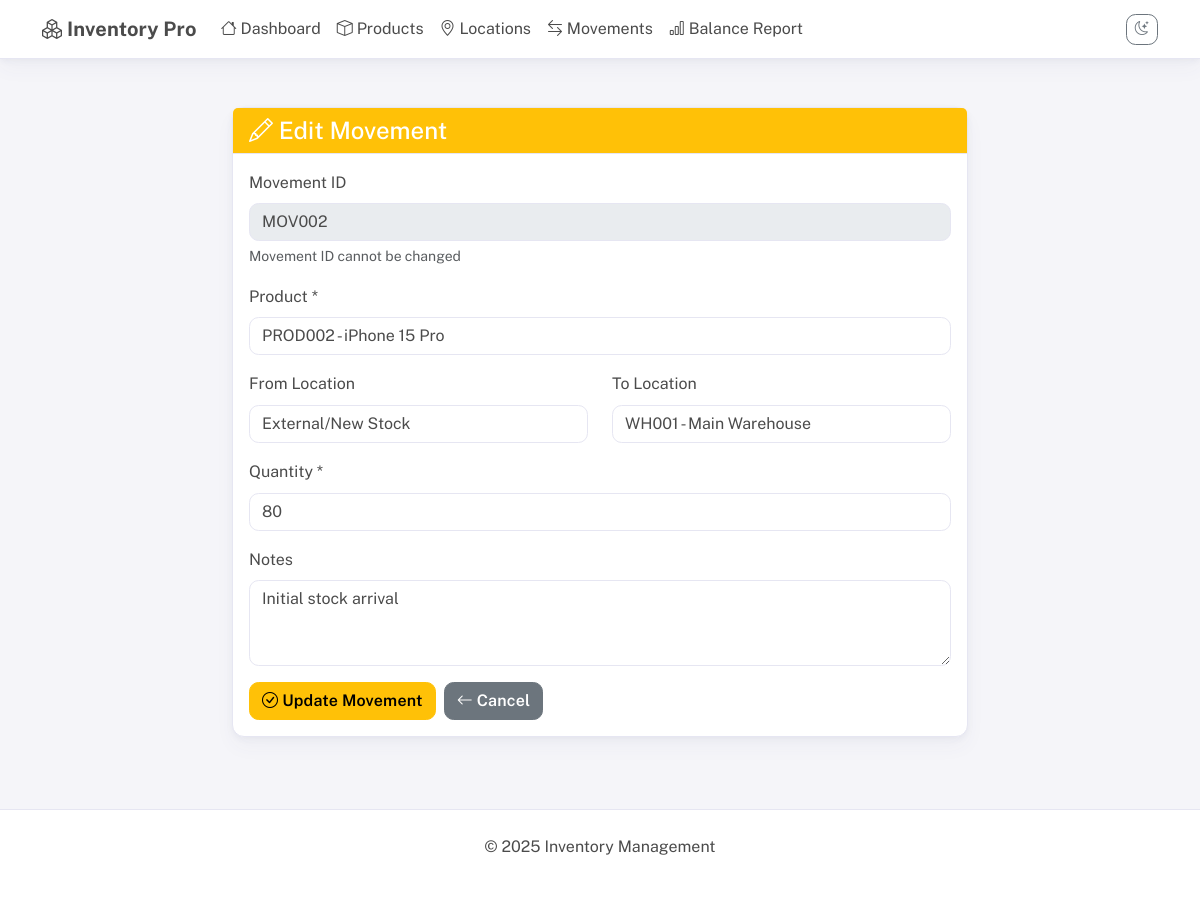
The page /movements/edit/MOV002 on the database its author committed.
### app.py (models this page shows, shortened)
class ProductMovement(db.Model):
    movement_id = db.Column(db.String(50), primary_key=True)
    timestamp = db.Column(db.DateTime, default=datetime.utcnow, nullable=False)
    from_location = db.Column(db.String(50), db.ForeignKey('location.location_id'), nullable=True)
    to_location = db.Column(db.String(50), db.ForeignKey('location.location_id'), nullable=True)
    product_id = db.Column(db.String(50), db.ForeignKey('product.product_id'), nullable=False)
    qty = db.Column(db.Integer, nullable=False)
    notes = db.Column(db.Text)
    product = db.relationship('Product', backref='movements')
    from_loc = db.relationship('Location', foreign_keys=[from_location], backref='outgoing_movements')
    to_loc = db.relationship('Location', foreign_keys=[to_location], backref='incoming_movements')

class Product(db.Model):
    product_id = db.Column(db.String(50), primary_key=True)
    name = db.Column(db.String(100), nullable=False)
    description = db.Column(db.Text)
    created_at = db.Column(db.DateTime, default=datetime.utcnow)

class Location(db.Model):
    location_id = db.Column(db.String(50), primary_key=True)
    name = db.Column(db.String(100), nullable=False)
    address = db.Column(db.Text)
    created_at = db.Column(db.DateTime, default=datetime.utcnow)

### app.py (the view, shortened to what this page needs)
@app.route('/movements/edit/<movement_id>', methods=['GET', 'POST'])
def edit_movement(movement_id):
    movement = ProductMovement.query.get_or_404(movement_id)
    products = Product.query.all()
    locations = Location.query.all()
    return render_template('edit_movement.html', movement=movement, products=products, locations=locations)

### templates/edit_movement.html (shortened to what this page needs)
{% extends "base.html" %}
{% block content %}
<div class="container mt-4">
    <div class="row justify-content-center">
        <div class="col-md-8">
            <div class="card">
                <div class="card-header bg-warning text-white">
                    <h4 class="mb-0"><i class="bi bi-pencil"></i> Edit Movement</h4>
                </div>
                <div class="card-body">
                    <form method="POST">
                        <div class="mb-3">
                            <label for="movement_id" class="form-label">Movement ID</label>
                            <input type="text" class="form-control" id="movement_id" value="{{ movement.movement_id }}" disabled>
                            <div class="form-text">Movement ID cannot be changed</div>
                        </div>
                        <div class="mb-3">
                            <label for="product_id" class="form-label">Product *</label>
                            <select class="form-select" id="product_id" name="product_id" required>
                                {% for product in products %}
                                <option value="{{ product.product_id }}"
                                    {% if product.product_id == movement.product_id %}selected{% endif %}>
                                    {{ product.product_id }} - {{ product.name }}
                                </option>
                                {% endfor %}
                            </select>
                        </div>
                        <div class="row">
                            <div class="col-md-6">
                                <div class="mb-3">
                                    <label for="from_location" class="form-label">From Location</label>
                                    <select class="form-select" id="from_location" name="from_location">
                                        <option value="">External/New Stock</option>
                                    </select>
                                </div>
                            </div>
                            <div class="col-md-6">
                                <div class="mb-3">
                                    <label for="to_location" class="form-label">To Location</label>
                                    <select class="form-select" id="to_location" name="to_location">
                                        {% for location in locations %}
                                        <option value="{{ location.location_id }}"
                                            {% if location.location_id == movement.to_location %}selected{% endif %}>
                                            {{ location.location_id }} - {{ location.name }}
                                        </option>
                                        {% endfor %}
                                    </select>
                                </div>
                            </div>
                        </div>
                        <div class="mb-3">
                            <label for="qty" class="form-label">Quantity *</label>
                            <input type="number" class="form-control" id="qty" name="qty" min="1" value="{{ movement.qty }}" required>
                        </div>
                        <div class="mb-3">
                            <label for="notes" class="form-label">Notes</label>
                            <textarea class="form-control" id="notes" name="notes" rows="3">{{ movement.notes or '' }}</textarea>
                        </div>
                        <div class="d-flex gap-2">
                            <button type="submit" class="btn btn-warning">
                                <i class="bi bi-check-circle"></i> Update Movement
                            </button>
                            <a href="{{ url_for('movements') }}" class="btn btn-secondary">
                                <i class="bi bi-arrow-left"></i> Cancel
                            </a>
                        </div>
                    </form>
                </div>
            </div>
        </div>
    </div>
</div>
{% endblock %}

### templates/base.html (style rules this page uses)
:root, :root[data-theme="light"], [data-theme="light"] { --bs-primary: #696cff; --bs-primary-rgb: 105,108,255; --bs-secondary: #8592a3; --bs-success: #71dd37; --bs-info: #03c3ec; --bs-warning: #ffab00; --bs-danger: #ff3e1d; --bs-light: #f5f5f9; --bs-dark: #233446; --ui-body-bg: #f5f5f9; --ui-content-bg: #ffffff; --ui-text: #4b4b4b; --ui-muted: #667085; --ui-border: #e6e6f2; --ui-card-shadow: 0 2px 6px rgba(76, 87, 125, 0.06), 0 10px 20px rgba(76, 87, 125, 0.04); }
body { background-color: var(--ui-body-bg); color: var(--ui-text); font-family: 'Public Sans', system-ui, -apple-system, Segoe UI, Roboto, Ubuntu, Cantarell, Noto Sans, "Helvetica Neue", Arial, "Apple Color Emoji", "Segoe UI Emoji", "Segoe UI Symbol", sans-serif; line-height: 1.6; }
.card { background: var(--ui-content-bg); color: var(--ui-text); border: 1px solid var(--ui-border); border-radius: 0.75rem; box-shadow: var(--ui-card-shadow); transition: transform .2s ease, box-shadow .2s ease; }
.card-header { border-bottom: 1px solid var(--ui-border); background: transparent; }
.btn { border-radius: 0.6rem; font-weight: 600; letter-spacing: .2px; }
.form-control, .form-select { color: inherit; background: var(--ui-content-bg); border: 1px solid var(--ui-border); border-radius: .6rem; }

### rows shown on the page
ProductMovement: movement_id "MOV002", product_id "PROD002 - iPhone 15 Pro", to_location "WH001 - Main Warehouse", qty "80", notes "Initial stock arrival"
